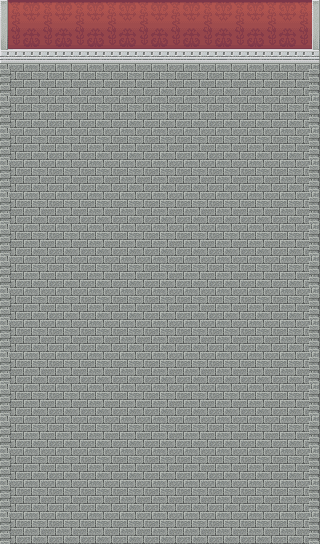

A 2D game scene composited from a Tiled map and its tileset images. What follows is a short description and the map's XML, with every tile layer's data as written:
An orthogonal 10x17 tile map with 32x32 px tiles, 2 tile layers (块层 1, 块层 2).

<map version="1.0" orientation="orthogonal" renderorder="left-up" width="10" height="17" tilewidth="32" tileheight="32" nextobjectid="1">
 <tileset firstgid="1" name="casinotileset" tilewidth="32" tileheight="32" tilecount="256" columns="8">
  <image source="casinotileset.png" width="256" height="1024" />
 </tileset>
 <layer name="块层 1" width="10" height="17">
  <data encoding="csv">
33,34,34,34,34,34,34,34,34,35,
41,42,42,42,42,42,42,42,42,43,
49,50,50,50,50,50,50,50,50,51,
49,50,50,50,50,50,50,50,50,51,
49,50,50,50,50,50,50,50,50,51,
49,50,50,50,50,50,50,50,50,51,
49,50,50,50,50,50,50,50,50,51,
49,50,50,50,50,50,50,50,50,51,
49,50,50,50,50,50,50,50,50,51,
49,50,50,50,50,50,50,50,50,51,
49,50,50,50,50,50,50,50,50,51,
49,50,50,50,50,50,50,50,50,51,
49,50,50,50,50,50,50,50,50,51,
49,50,50,50,50,50,50,50,50,51,
49,50,50,50,50,50,50,50,50,51,
49,50,50,50,50,50,50,50,50,51,
49,50,50,50,50,50,50,50,50,51
</data>
 </layer>
 <layer name="块层 2" width="10" height="17">
  <data encoding="csv">
0,0,0,0,0,0,0,0,0,0,
0,0,0,0,0,0,0,0,0,0,
0,0,0,0,0,0,0,0,0,0,
0,0,0,0,0,0,0,0,0,0,
0,0,0,0,0,0,0,0,0,0,
0,0,0,0,0,0,0,0,0,0,
0,0,0,0,0,0,0,0,0,0,
0,0,0,0,0,0,0,0,0,0,
0,0,0,0,0,0,0,0,0,0,
0,0,0,0,0,0,0,0,0,0,
0,0,0,0,0,0,0,0,0,0,
0,0,0,0,0,0,0,0,0,0,
0,0,0,0,0,0,0,0,0,0,
0,0,0,0,0,0,0,0,0,0,
0,0,0,0,0,0,0,0,0,0,
0,0,0,0,0,0,0,0,0,0,
0,0,0,0,0,0,0,0,0,0
</data>
 </layer>
</map>
